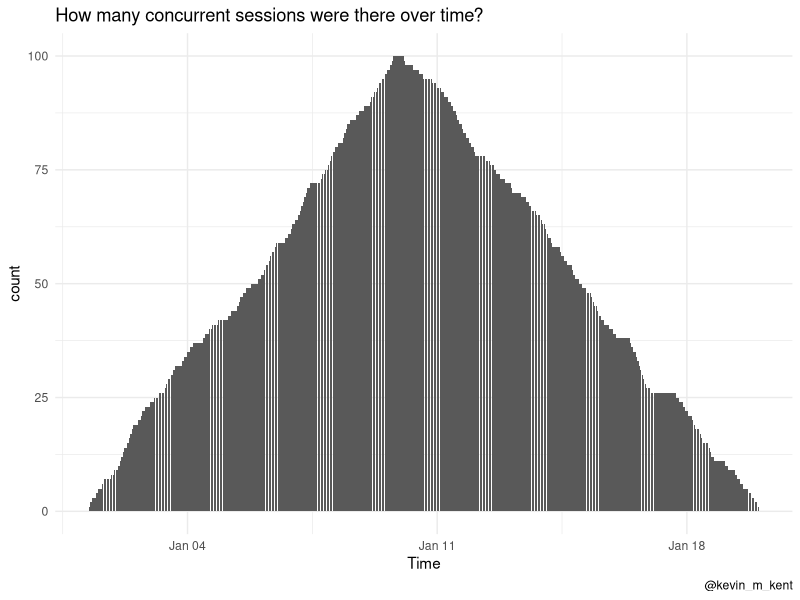

The R source for this figure:
## ---- chunk 1

knitr::opts_chunk$set(echo = TRUE)

options(width = 30)

## ---- chunk 2

library(tidyverse)
library(lubridate)

starting_times <- seq(from = as_datetime("2021-01-01 00:00:00"), 
                      to = as_datetime("2021-01-10 00:00:00"), by = "hour")

ending_times <- seq(from = as_datetime("2021-01-10 00:00:00"), 
                    to = as_datetime("2021-01-20 00:00:00"), by = "hour")

event_data <- tibble(event_num = paste0("session_", seq(1, 100, by = 1)), 
                     login = sample(starting_times, 100), logout =  sample(ending_times, 100))

## ---- chunk 3

library(purrr)

event_data_seq <- event_data %>%
  mutate(dt_sequences = map2(login, logout, seq, by = "hour"))

## ---- chunk 4

event_data_expanded <- event_data_seq %>%
  unnest(dt_sequences) %>%
  rename(dt = dt_sequences) %>%
  select(event_num, dt)

event_data_expanded 

## ---- chunk 5

event_data_expanded %>%
  count(dt) %>%
  ggplot(aes(dt, n)) + 
    geom_col() + labs(title = "How many concurrent sessions were there over time?",
                      x = "Time", y = "count",
                      caption = "@kevin_m_kent") + theme_minimal() 

